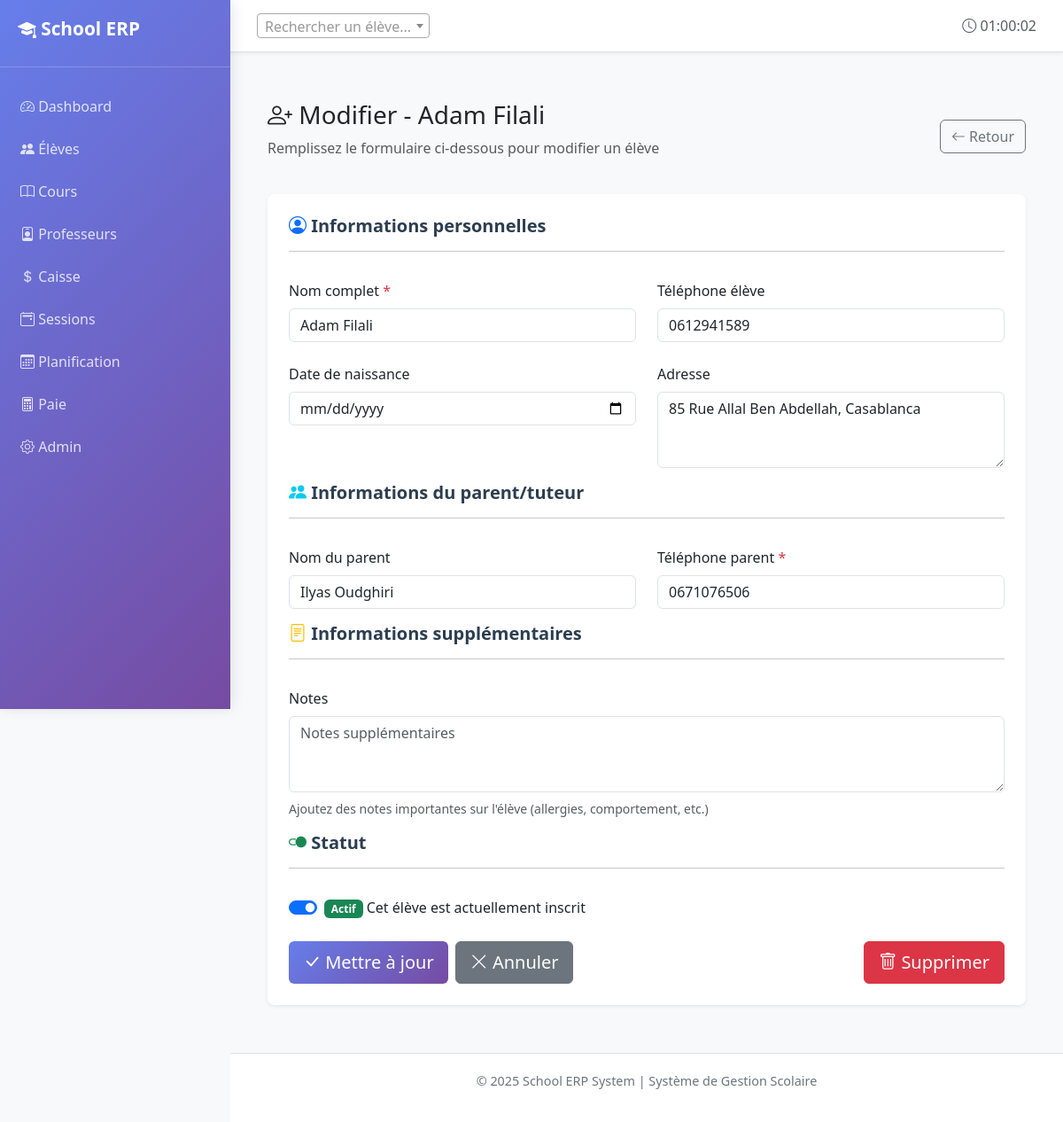
The page /students/16/edit/ on the database its author committed.
### core/models.py (models this page shows, shortened)
class Student(models.Model):
    name = models.CharField(max_length=100, verbose_name="Nom complet")
    phone = models.CharField(max_length=20, blank=True, verbose_name="Téléphone élève")
    parent_contact = models.CharField(max_length=20, verbose_name="Téléphone parent")
    parent_name = models.CharField(max_length=100, blank=True, verbose_name="Nom du parent")
    address = models.TextField(blank=True, verbose_name="Adresse")
    date_of_birth = models.DateField(null=True, blank=True, verbose_name="Date de naissance")
    enrollments = models.ManyToManyField(
        CourseGroup,
        through='Enrollment',
        related_name='students',
        verbose_name="Groupes inscrits"
    )
    is_active = models.BooleanField(default=True, verbose_name="Actif")
    created_at = models.DateTimeField(auto_now_add=True)
    notes = models.TextField(blank=True, verbose_name="Notes")
    class Meta:
        verbose_name = "Élève"
        verbose_name_plural = "Élèves"
        ordering = ['name']

### core/views.py (the view)
# urls.py: path('students/<int:student_id>/edit/', views.student_edit, name='student_edit'),
def student_edit(request, student_id):
	student = get_object_or_404(Student, pk=student_id)
	if request.method == 'POST':
		form = StudentForm(request.POST, instance=student)
		if form.is_valid():
			form.save()
			messages.success(request, f'Élève {student.name} mise à jour avec succès!')
			return redirect('core:student_page', student_id=student.id)
	else:
		form = StudentForm(instance=student)
	return render(request, 'core/student_form.html', {
		'form': form,
		'student': student,
		'title': f'Modifier - {student.name}',
		'button_text': 'Mettre à jour'
	})

### core/templatetags/nav_active.py (called while the page is built)
@register.simple_tag(takes_context=True)
def active_if(context, *names):
    request = context.get("request")
    if not request or not request.resolver_match:
        return ""
    return "active" if request.resolver_match.url_name in names else ""

### templates/core/student_form.html (shortened to what this page needs)
{% extends 'core/base.html' %}
{% load static %}
{% block content %}
<div class="container-fluid py-4">
    <div class="d-flex justify-content-between align-items-center mb-4">
        <div>
            <h1 class="h3 mb-0">
                <i class="bi bi-person-plus"></i> {{ title }}
            </h1>
            <p class="text-muted mt-2">Remplissez le formulaire ci-dessous pour {% if student %}modifier{% else %}ajouter{% endif %} un élève</p>
        </div>
        <a href="{% url 'core:students_list' %}" class="btn btn-outline-secondary">
            <i class="bi bi-arrow-left"></i> Retour
        </a>
    </div>
    <div class="card border-0 shadow-sm">
        <div class="card-body p-4">
            <form method="post" novalidate>
                <div class="row g-4">
                    <div class="col-12">
                        <h5 class="mb-3">
                            <i class="bi bi-person-circle text-primary"></i> Informations personnelles
                        </h5>
                        <hr class="my-2">
                    </div>
                    <div class="col-md-6">
                        <div class="form-group">
                            <label for="{{ form.name.id_for_label }}" class="form-label fw-500">
                                {{ form.name.label }} <span class="text-danger">*</span>
                            </label>
                            {{ form.name }}
                        </div>
                    </div>
                    <div class="col-md-6">
                        <div class="form-group">
                            <label for="{{ form.phone.id_for_label }}" class="form-label fw-500">
                                {{ form.phone.label }}
                            </label>
                            {{ form.phone }}
                        </div>
                    </div>
                    <div class="col-md-6">
                        <div class="form-group">
                            <label for="{{ form.date_of_birth.id_for_label }}" class="form-label fw-500">
                                {{ form.date_of_birth.label }}
                            </label>
                            {{ form.date_of_birth }}
                        </div>
                    </div>
                    <div class="col-md-6">
                        <div class="form-group">
                            <label for="{{ form.address.id_for_label }}" class="form-label fw-500">
                                {{ form.address.label }}
                            </label>
                            {{ form.address }}
                        </div>
                    </div>
                    <div class="col-12 mt-3">
                        <h5 class="mb-3">
                            <i class="bi bi-people-fill text-info"></i> Informations du parent/tuteur
                        </h5>
                        <hr class="my-2">
                    </div>
                    <div class="col-md-6">
                        <div class="form-group">
                            <label for="{{ form.parent_name.id_for_label }}" class="form-label fw-500">
                                {{ form.parent_name.label }}
                            </label>
                            {{ form.parent_name }}
                        </div>
                    </div>
                    <div class="col-md-6">
                        <div class="form-group">
                            <label for="{{ form.parent_contact.id_for_label }}" class="form-label fw-500">
                                {{ form.parent_contact.label }} <span class="text-danger">*</span>
                            </label>
                            {{ form.parent_contact }}
                        </div>
                    </div>
                    <div class="col-12 mt-3">
                        <h5 class="mb-3">
                            <i class="bi bi-file-text text-warning"></i> Informations supplémentaires
                        </h5>
                        <hr class="my-2">
                    </div>
                    <div class="col-12">
                        <div class="form-group">
                            <label for="{{ form.notes.id_for_label }}" class="form-label fw-500">
                                {{ form.notes.label }}
                            </label>
                            {{ form.notes }}
                            <small class="form-text text-muted d-block mt-2">
                                Ajoutez des notes importantes sur l'élève (allergies, comportement, etc.)
                            </small>
                        </div>
                    </div>
                    <div class="col-12 mt-3">
                        <h5 class="mb-3">
                            <i class="bi bi-toggle2-on text-success"></i> Statut
                        </h5>
                        <hr class="my-2">
                    </div>
                    <div class="col-12">
                        <div class="form-check form-switch">
                            {{ form.is_active }}
                            <label class="form-check-label fw-500" for="{{ form.is_active.id_for_label }}">
                                <span class="badge bg-success">Actif</span> Cet élève est actuellement inscrit
                            </label>
                        </div>
                    </div>
                    <div class="col-12 mt-4">
                        <div class="d-flex gap-2">
                            <button type="submit" class="btn btn-primary btn-lg">
                                <i class="bi bi-check-lg"></i> {{ button_text }}
                            </button>
                            <a href="{% url 'core:students_list' %}" class="btn btn-secondary btn-lg">
                                <i class="bi bi-x-lg"></i> Annuler
                            </a>
                            {% if student %}
                                <a href="{% url 'core:student_delete_confirm' student.id %}" class="btn btn-danger btn-lg ms-auto">
                                    <i class="bi bi-trash"></i> Supprimer
                                </a>
                            {% endif %}
                        </div>
                    </div>
                </div>
            </form>
        </div>
    </div>
</div>
{% endblock %}

### templates/core/base.html (style rules this page uses)
:root { --primary-color: #0d6efd; --secondary-color: #6c757d; --success-color: #198754; --danger-color: #dc3545; --warning-color: #ffc107; }
body { display: flex; min-height: 100vh; background-color: #f8f9fa; }
.card { border: none; border-radius: 10px; box-shadow: 0 2px 8px rgba(0,0,0,0.08); transition: transform 0.2s, box-shadow 0.2s; }
.btn { border-radius: 6px; font-weight: 500; transition: all 0.3s; }
.btn-primary { background: linear-gradient(135deg, #667eea 0%, #764ba2 100%); border: none; }

### templates/core/student_form.html (style rules this page uses)
.fw-500 { font-weight: 500; }
.card { border-radius: 0.5rem; }
h5 { font-weight: 600; color: #2c3e50; }

### rows shown on the page
Student: name "Adam Filali", phone "0612941589", address "85 Rue Allal Ben Abdellah, Casablanca", parent_name "Ilyas Oudghiri", parent_contact "0671076506", is_active "☑"

### other values the page prints
{{ title }} "Modifier - Adam Filali"
{{ button_text }} "Mettre à jour"
